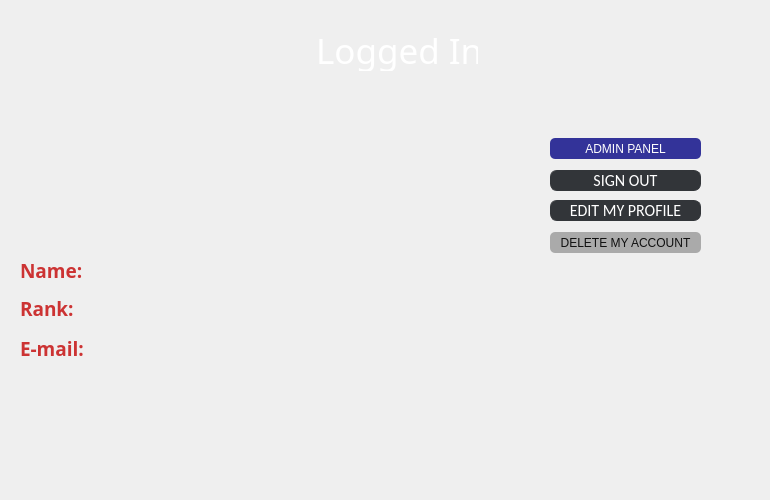
        <widget class="QWidget" name="page_8">
         <widget class="QFrame" name="frame_11">
          <property name="geometry">
           <rect>
            <x>-20</x>
            <y>20</y>
            <width>761</width>
            <height>471</height>
           </rect>
          </property>
          <property name="styleSheet">
           <string notr="true">QMainWindow,QWidget,QMessageBox{
background: qlineargradient(spread:pad, x1:0.472, y1:0, x2:0.502, y2:1, stop:0 rgba(0, 53, 84, 255), stop:1 rgba(0, 70, 111, 255));
font-family:&quot;Quicksand SemiBold&quot;;
}


QListWidget{
background:transparent;
}

QFrame{
background:transparent;
}


QLabel,QGroupBox{
color: white;
background:transparent;
}
QComboBox{
background:rgb(0, 48, 75);
color:white;
height:32px;
border-radius:5px;
}

QLineEdit,QDateEdit,QDateTimeEdit{
background:rgba(0, 33, 52, 100);
color:white;
height:32px;
border-radius:8px;
}

QPushButton{
width:131px;
height:32px;
background:rgba(0, 33, 52, 100);
color:white;
border-radius:10px;
}

QPushButton:hover{
background: #cae9ff;
color:black;
}


Line{
backfround:white;
}</string>
          </property>
          <property name="frameShape">
           <enum>QFrame::StyledPanel</enum>
          </property>
          <property name="frameShadow">
           <enum>QFrame::Raised</enum>
          </property>
          <widget class="QLabel" name="loggedUserHeader">
           <property name="geometry">
            <rect>
             <x>290</x>
             <y>10</y>
             <width>245</width>
             <height>41</height>
            </rect>
           </property>
           <property name="font">
            <font>
             <family>Droid Sans</family>
             <pointsize>-1</pointsize>
            </font>
           </property>
           <property name="styleSheet">
            <string notr="true">text-align: center;
color: rgb(255, 255, 255);
margin: 0 auto;
font-size: 35px;
font-family: 'Droid Sans';</string>
           </property>
           <property name="text">
            <string>Logged In</string>
           </property>
          </widget>
          <widget class="QPushButton" name="logoutButton">
           <property name="geometry">
            <rect>
             <x>570</x>
             <y>150</y>
             <width>151</width>
             <height>21</height>
            </rect>
           </property>
           <property name="styleSheet">
            <string notr="true">QPushButton
{
	background-color:rgb(50, 53, 57);
	border-style:solid;
	border-radius:7px;
	border-width:1px;
border-color: rgb(50, 53, 57);
	color:#ffffff;
	font-size:16px;
font-family:Calibri;
}

QPushButton:hover
{
	background-color: #00000000;
	border-color:red;
	/*color:rgb(30, 227, 0);*/
}

QPushButton:focus
{
	background-color:  red;
	border-color: red;
	color:rgb(255, 255, 255);
}
</string>
           </property>
           <property name="text">
            <string>SIGN OUT</string>
           </property>
          </widget>
          <widget class="QLabel" name="label_6">
           <property name="geometry">
            <rect>
             <x>40</x>
             <y>240</y>
             <width>81</width>
             <height>21</height>
            </rect>
           </property>
           <property name="font">
            <font>
             <family>Quicksand SemiBold</family>
             <pointsize>14</pointsize>
             <weight>75</weight>
             <bold>true</bold>
            </font>
           </property>
           <property name="styleSheet">
            <string notr="true">color: #c33;
font-weight: bold;</string>
           </property>
           <property name="text">
            <string>Name:</string>
           </property>
          </widget>
          <widget class="QLabel" name="label_10">
           <property name="geometry">
            <rect>
             <x>40</x>
             <y>280</y>
             <width>61</width>
             <height>16</height>
            </rect>
           </property>
           <property name="font">
            <font>
             <family>Quicksand SemiBold</family>
             <pointsize>14</pointsize>
             <weight>75</weight>
             <bold>true</bold>
            </font>
           </property>
           <property name="styleSheet">
            <string notr="true">color: #c33;
font-weight: bold;</string>
           </property>
           <property name="text">
            <string>Rank:</string>
           </property>
          </widget>
          <widget class="QLabel" name="nameLabel">
           <property name="geometry">
            <rect>
             <x>140</x>
             <y>240</y>
             <width>241</width>
             <height>21</height>
            </rect>
           </property>
           <property name="styleSheet">
            <string notr="true">color: #fefefe;</string>
           </property>
           <property name="text">
            <string/>
           </property>
          </widget>
          <widget class="QLabel" name="rankLabel">
           <property name="geometry">
            <rect>
             <x>140</x>
             <y>280</y>
             <width>201</width>
             <height>16</height>
            </rect>
           </property>
           <property name="styleSheet">
            <string notr="true">color: #fefefe;</string>
           </property>
           <property name="text">
            <string/>
           </property>
          </widget>
          <widget class="QPushButton" name="editButton">
           <property name="geometry">
            <rect>
             <x>570</x>
             <y>180</y>
             <width>151</width>
             <height>21</height>
            </rect>
           </property>
           <property name="styleSheet">
            <string notr="true">QPushButton
{
	background-color:rgb(50, 53, 57);
	border-style:solid;
	border-radius:7px;
	border-width:1px;
border-color: rgb(50, 53, 57);
	color:#ffffff;
	font-size:16px;
font-family:Calibri;
}

QPushButton:hover
{
	background-color: #00000000;
	border-color: rgb(30, 227, 0);
	/*color:rgb(30, 227, 0);*/
}

QPushButton:focus
{
	background-color:  rgb(30, 227, 0);
	border-color: rgba(30, 227, 0,0);
	color:rgb(255, 255, 255);
}
</string>
           </property>
           <property name="text">
            <string>EDIT MY PROFILE</string>
           </property>
          </widget>
          <widget class="QPushButton" name="delButton">
           <property name="geometry">
            <rect>
             <x>570</x>
             <y>212</y>
             <width>151</width>
             <height>21</height>
            </rect>
           </property>
           <property name="styleSheet">
            <string notr="true">Padding: 1px;
Border-radius: 5px;
Background: #aaa;
Color: #101010;</string>
           </property>
           <property name="text">
            <string>DELETE MY ACCOUNT</string>
           </property>
          </widget>
          <widget class="QLabel" name="label_11">
           <property name="geometry">
            <rect>
             <x>40</x>
             <y>320</y>
             <width>81</width>
             <height>16</height>
            </rect>
           </property>
           <property name="font">
            <font>
             <family>Quicksand SemiBold</family>
             <pointsize>14</pointsize>
             <weight>75</weight>
             <bold>true</bold>
            </font>
           </property>
           <property name="styleSheet">
            <string notr="true">color: #c33;
font-weight: bold;</string>
           </property>
           <property name="text">
            <string>E-mail:</string>
           </property>
          </widget>
          <widget class="QLabel" name="emailLabel">
           <property name="geometry">
            <rect>
             <x>140</x>
             <y>320</y>
             <width>201</width>
             <height>16</height>
            </rect>
           </property>
           <property name="styleSheet">
            <string notr="true">color: #fefefe;</string>
           </property>
           <property name="text">
            <string/>
           </property>
          </widget>
          <widget class="QFrame" name="frame_12">
           <property name="geometry">
            <rect>
             <x>120</x>
             <y>92</y>
             <width>128</width>
             <height>128</height>
            </rect>
           </property>
           <property name="styleSheet">
            <string notr="true"/>
           </property>
           <property name="frameShape">
            <enum>QFrame::StyledPanel</enum>
           </property>
           <property name="frameShadow">
            <enum>QFrame::Raised</enum>
           </property>
           <widget class="QLabel" name="loggedPic">
            <property name="geometry">
             <rect>
              <x>0</x>
              <y>0</y>
              <width>128</width>
              <height>128</height>
             </rect>
            </property>
            <property name="styleSheet">
             <string notr="true"/>
            </property>
            <property name="text">
             <string>&lt;img src=&quot;:user.png&quot; /&gt;</string>
            </property>
           </widget>
          </widget>
          <widget class="QPushButton" name="adminButton">
           <property name="geometry">
            <rect>
             <x>570</x>
             <y>118</y>
             <width>151</width>
             <height>21</height>
            </rect>
           </property>
           <property name="styleSheet">
            <string notr="true">Padding: 1px;
Border-radius: 5px;
Background: #339;
Color: #fefefe;</string>
           </property>
           <property name="text">
            <string>ADMIN PANEL</string>
           </property>
          </widget>
          <zorder>label_10</zorder>
          <zorder>label_11</zorder>
          <zorder>frame_12</zorder>
          <zorder>loggedUserHeader</zorder>
          <zorder>logoutButton</zorder>
          <zorder>nameLabel</zorder>
          <zorder>rankLabel</zorder>
          <zorder>editButton</zorder>
          <zorder>delButton</zorder>
          <zorder>label_6</zorder>
          <zorder>emailLabel</zorder>
          <zorder>adminButton</zorder>
         </widget>
        </widget>
